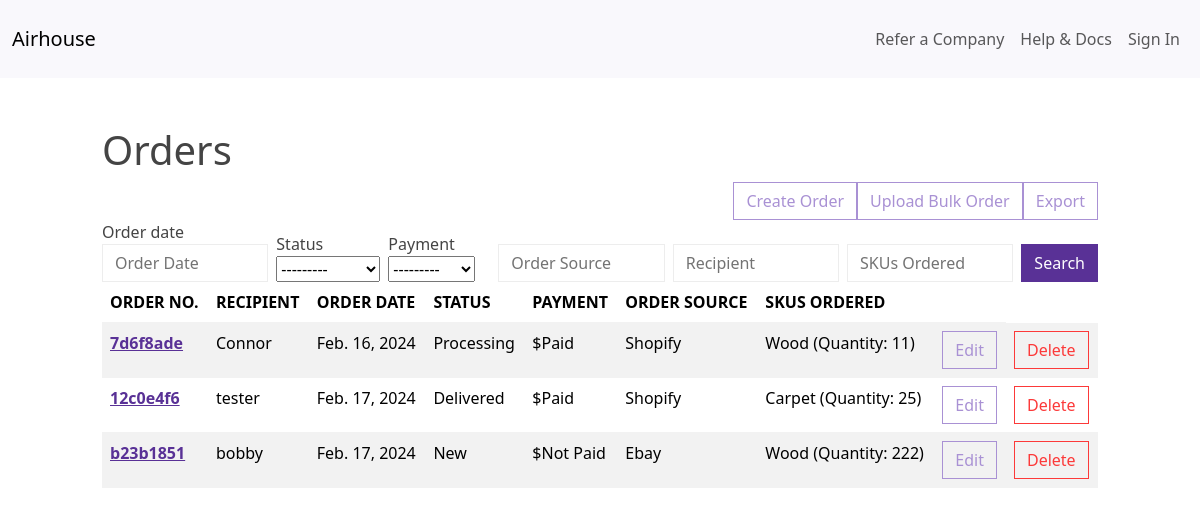
Screenshot of /orders/ with the database file from the repository.
### airhouse/models.py (models this page shows, shortened)
class Order(models.Model):
    STATUS_CHOICES = [
        ('new', 'New'),
        ('processing', 'Processing'),
        ('shipped', 'Shipped'),
        ('in_transit', 'In Transit'),
        ('delivered', 'Delivered'),
        ('cancelled', 'Cancelled'),
    ]
    PAYMENT_STATUS_CHOICES = [
        ('paid', 'Paid'),
        ('not_paid', 'Not Paid'),
    ]
    order_no = models.UUIDField(default=uuid.uuid4, editable=False, unique=True)
    recipient = models.CharField(max_length=255)
    order_date = models.DateField(auto_now_add=True)
    status = models.CharField(max_length=20, choices=STATUS_CHOICES, default='new')
    payment = models.CharField(max_length=10, choices=PAYMENT_STATUS_CHOICES, default='not_paid')
    order_source = models.CharField(max_length=255)
    skus_ordered = models.ManyToManyField(InventoryItem, through='OrderItem')

class OrderItem(models.Model):
    order = models.ForeignKey(Order, related_name='order_items', on_delete=models.CASCADE)
    inventory_item = models.ForeignKey(InventoryItem, on_delete=models.CASCADE)
    quantity = models.PositiveIntegerField()

class InventoryItem(models.Model):
    name = models.CharField(max_length=200)
    quantity = models.IntegerField()
    price = models.DecimalField(max_digits=10, decimal_places=2)
    category = models.ForeignKey('Category', on_delete=models.SET_NULL, blank=True, null=True)
    date_created = models.DateTimeField(auto_now_add=True)
    user = models.ForeignKey(get_user_model(), on_delete=models.CASCADE)

### airhouse/views.py (the view)
# urls.py: path('orders/', Orders.as_view(), name='orders'),
class Orders(FilterView):
    model = Order
    template_name = 'airhouse/orders.html'
    context_object_name = 'orders'
    filterset_class = OrderFilter
    def get_context_data(self, **kwargs):
        context = super().get_context_data(**kwargs)
        context['myFilter'] = OrderFilter(self.request.GET, queryset=self.get_queryset())
        return context

### airhouse/templates/airhouse/orders.html (shortened to what this page needs)
{% extends 'airhouse/base.html' %}
{% block content %}
<div class="row">
    <div class="col-md-10 col-12 mx-auto mt-5">
        <h1><a href="{% url 'orders' %}" class="text-reset text-decoration-none">Orders</a></h1>
        <div class="d-flex justify-content-end">
            <a href="{% url 'add-order' %}" class="btn btn-outline-secondary">Create Order</a>
            <a href="#" class="btn btn-outline-secondary">Upload Bulk Order</a>
            <a href="#" class="btn btn-outline-secondary">Export</a>
        </div>
        <form method="get" class="d-flex align-items-end gap-2">
            {% for field in myFilter.form %}
                <div class="form-group">
                    {% if field.name in "order_source,recipient,skus_ordered" %}
                        {{ field }}
                    {% else %}
                        <label for="{{ field.id_for_label }}">{{ field.label }}</label>
                        {{ field }}
                    {% endif %}
                </div>
            {% endfor %}
            <button class="btn btn-primary" type="submit">Search</button>
        </form>
        <table class="table table-hover table-striped">
            <thead>
                <tr>
                    <th scope="col">ORDER NO.</th>
                    <th scope="col">RECIPIENT</th>
                    <th scope="col">ORDER DATE</th>
                    <th scope="col">STATUS</th>
                    <th scope="col">PAYMENT</th>
                    <th scope="col">ORDER SOURCE</th>
                    <th scope="col">SKUS ORDERED</th>
                    <th scope="col"></th>
                </tr>
            </thead>
            <tbody>
                {% for order in orders %}
                <tr>
                    <th scope="row"><a href="{% url 'order-detail' order.pk %}">{{ order.order_no|stringformat:"s"|slice:":8" }}</a></th>
                    <td>{{ order.recipient }}</td>
                    <td>{{ order.order_date }}</td>
                    <td>{{ order.get_status_display }}</td>
                    <td>${{ order.get_payment_display }}</td>
                    <td>{{ order.order_source }}</td>
                    <td>
                        {% for item in order.order_items.all %}
                            {{ item.inventory_item.name }} (Quantity: {{ item.quantity }})
                        {% endfor %}
                    </td>
                    <td><a href="{% url 'edit-order' order.pk %}" class="btn btn-outline-secondary">Edit</a></td>
                    <td><a href="{% url 'delete-order' order.pk %}" class="btn btn-outline-danger">Delete</a></td>
                </tr>
                {% empty %}
                    <h2>No orders found.</h2>
                {% endfor %}
            </tbody>
        </table>
    </div>
</div>
{% endblock %}

### rows the page displays
Order: order_no "7d6f8ade", recipient "Connor", order_date "Feb. 16, 2024", status "Processing", payment "Paid", order_source "Shopify"
OrderItem: inventory_item.name "Wood", quantity "11"
Order: order_no "12c0e4f6", recipient "tester", order_date "Feb. 17, 2024", status "Delivered", payment "Paid", order_source "Shopify"
OrderItem: inventory_item.name "Carpet", quantity "25"
Order: order_no "b23b1851", recipient "bobby", order_date "Feb. 17, 2024", status "New", payment "Not Paid", order_source "Ebay"
OrderItem: inventory_item.name "Wood", quantity "222"

### other values shown
{{ field.label }} "Order date" "Status" "Payment"
